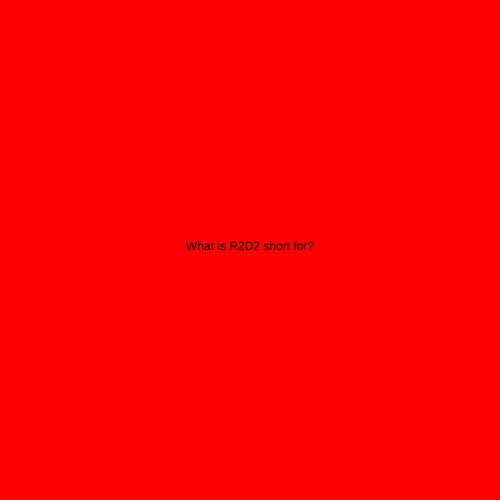
Frame 1 (no input)
Frame 60 (no input): identical to frame 1, image omitted
Frame 120 (the mouse pressed at the canvas centre since frame 60): identical to frame 1, image omitted

The p5.js sketch that drew this single still picture (run headless with seeded random() and noise() and a simulated clock; from frame 60 on, the mouse is pressed at the canvas centre):

// p5.js sketch
// ── sketch.js
let state = 0 ;
let timer = 0 ;

function setup() {
  createCanvas(500, 500);
  textAlign(CENTER) ;
}

function draw() {
  switch (state) {
   case 0 :
      background("red") ;
      text("What is R2D2 short for?", width / 2, height / 2) ;
       break ;

    case 1:
      background("blue") ;
      text("Because he has little legs.", width / 2, height / 2) ;
      break ;
  }

timer++ ;
if (timer > 4 * 60) {
  timer = 0 ;
  state++ ;
  if (state > 1) {
    state = 0 ;
  }
}

}
